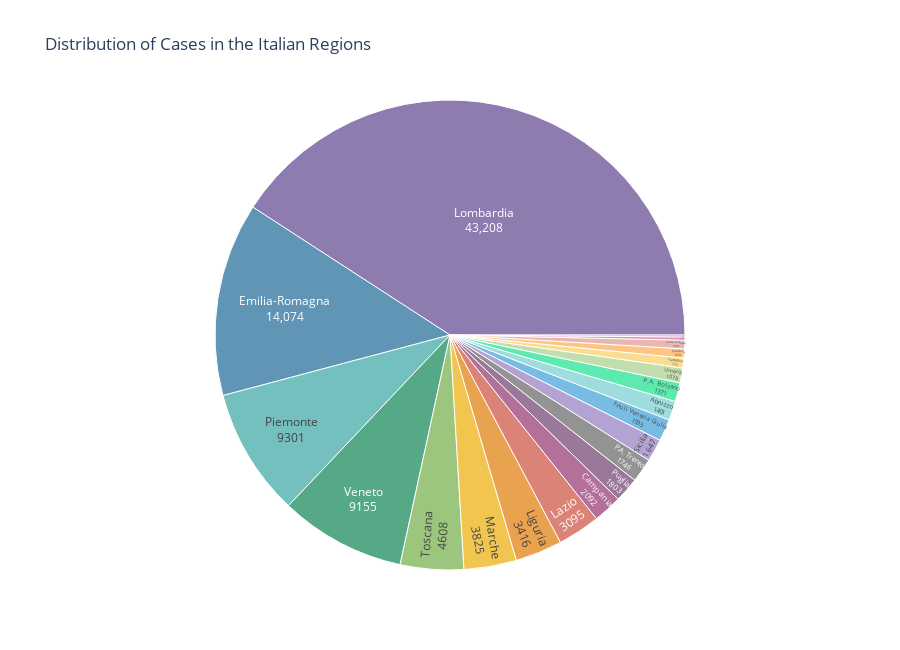

Notebook code for this chart:
### Markdown cell above
### Distribution of Cases in the Italian Regions - Pie Chart

### Code cell
fig = px.sunburst(df_reg_latest.sort_values(by='totale_casi', ascending=False).reset_index(drop=True), 
                 path=["denominazione_regione"], values="totale_casi", height=650,
                 title='Distribution of Cases in the Italian Regions',
                 color_discrete_sequence = px.colors.qualitative.Prism)
fig.data[0].textinfo = 'label+text+value'

# distribution-of-cases-italian-regions-covid-19
fig.show()

### Figure 1 — Plotly figure (JSON) as saved in the notebook; plotly's stock layout.template omitted (floating-point values rounded to 4 significant figures)
{"data": [{"branchvalues": "total", "domain": {"x": [0, 1], "y": [0, 1]}, "hoverlabel": {"namelength": 0}, "hovertemplate": "labels=%{label}<br>totale_casi=%{value}<br>parent=%{parent}<br>id=%{id}", "ids": ["Abruzzo", "Basilicata", "Calabria", "Campania", "Emilia-Romagna", "Friuli Venezia Giulia", "Lazio", "Liguria", "Lombardia", "Marche", "Molise", "P.A. Bolzano", "P.A. Trento", "Piemonte", "Puglia", "Sardegna", "Sicilia", "Toscana", "Umbria", "Valle d'Aosta", "Veneto"], "labels": ["Abruzzo", "Basilicata", "Calabria", "Campania", "Emilia-Romagna", "Friuli Venezia Giulia", "Lazio", "Liguria", "Lombardia", "Marche", "Molise", "P.A. Bolzano", "P.A. Trento", "Piemonte", "Puglia", "Sardegna", "Sicilia", "Toscana", "Umbria", "Valle d'Aosta", "Veneto"], "name": "", "parents": ["", "", "", "", "", "", "", "", "", "", "", "", "", "", "", "", "", "", "", "", ""], "textinfo": "label+text+value", "type": "sunburst", "values": [1401, 226, 659, 2092, 14074, 1593, 3095, 3416, 43208, 3825, 144, 1371, 1746, 9301, 1803, 722, 1647, 4608, 1078, 628, 9155]}], "layout": {"height": 650, "legend": {"tracegroupgap": 0}, "sunburstcolorway": ["rgb(95, 70, 144)", "rgb(29, 105, 150)", "rgb(56, 166, 165)", "rgb(15, 133, 84)", "rgb(115, 175, 72)", "rgb(237, 173, 8)", "rgb(225, 124, 5)", "rgb(204, 80, 62)", "rgb(148, 52, 110)", "rgb(111, 64, 112)", "rgb(102, 102, 102)"], "title": {"text": "Distribution of Cases in the Italian Regions"}}}
